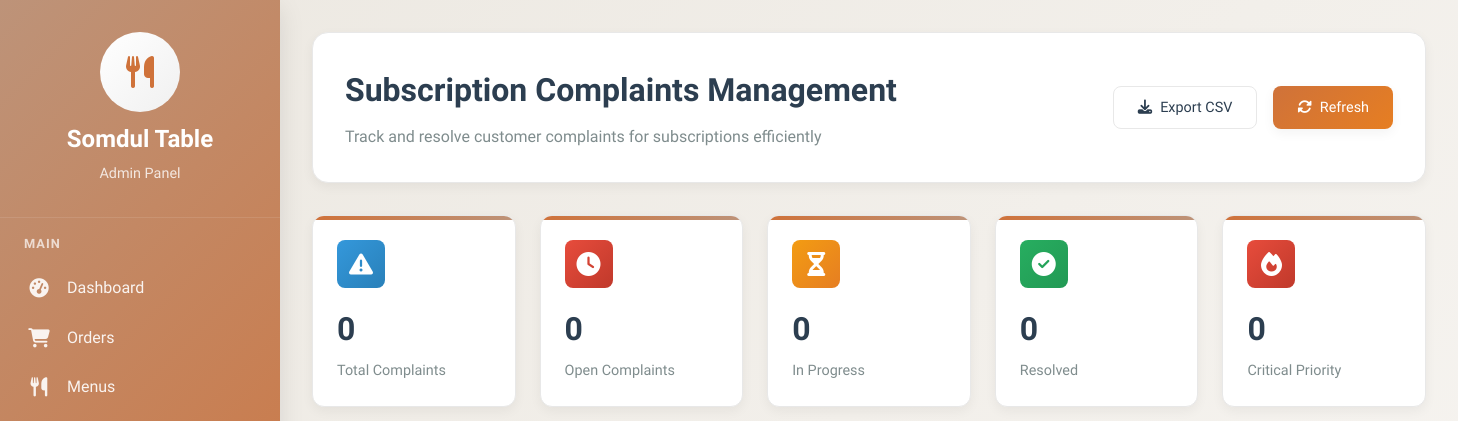
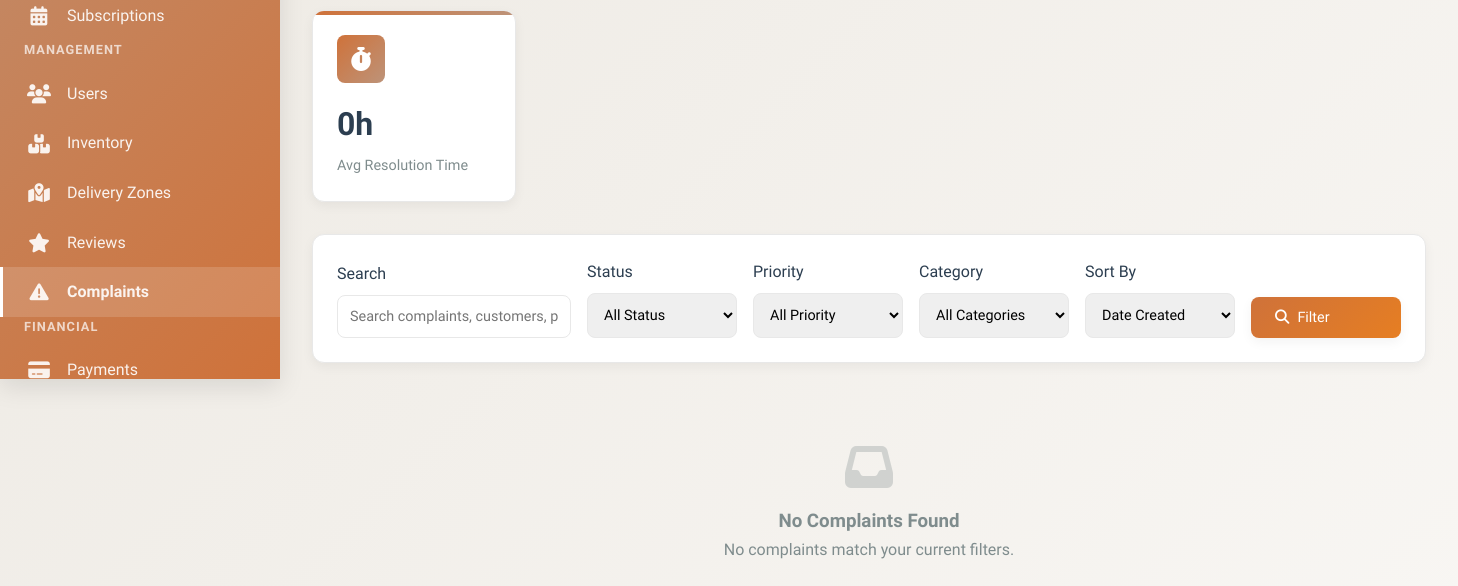
/KruaThai/admin/complaints.php (signed in), run on an earlier commit of the app's database (2 pictures, top to bottom).
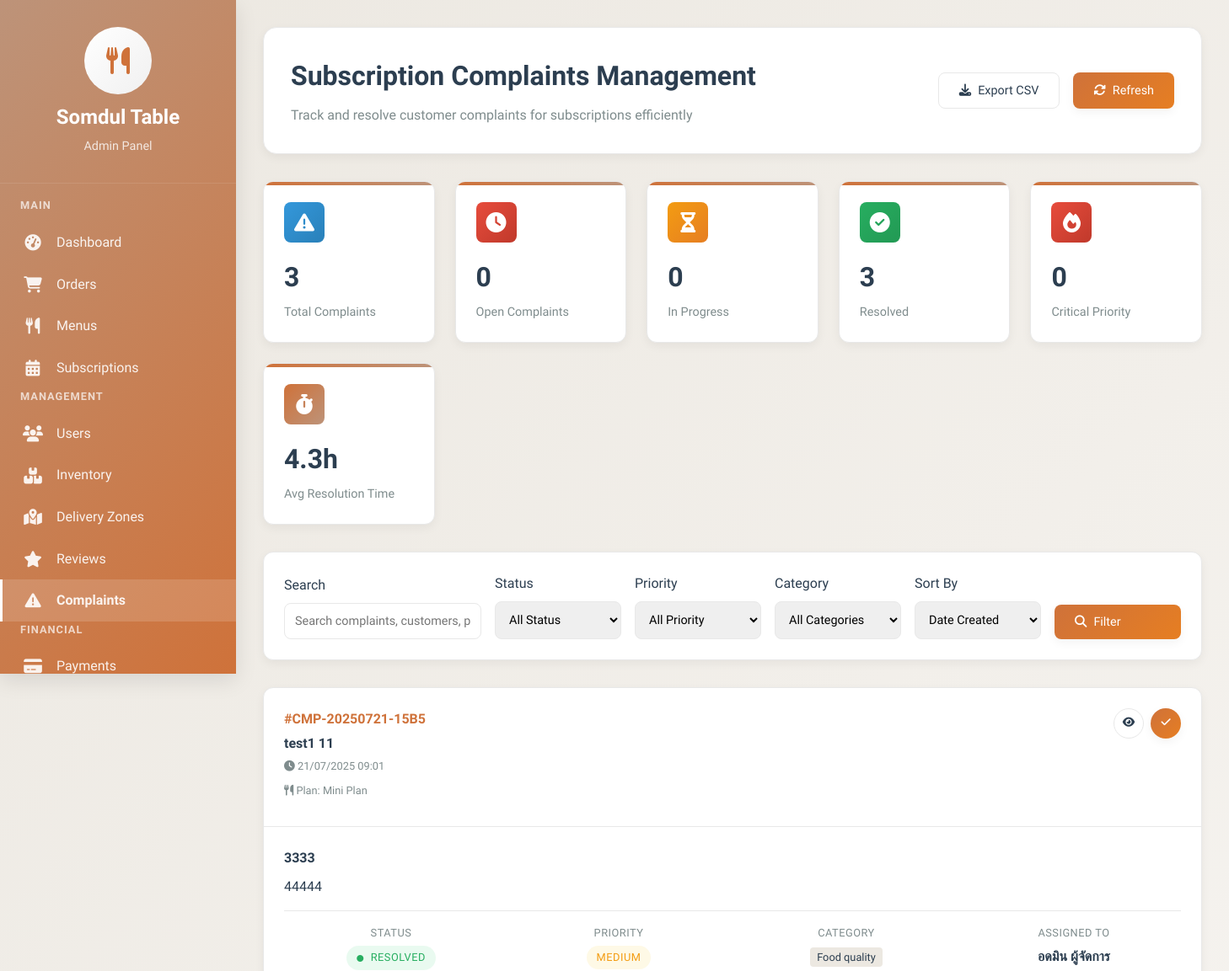
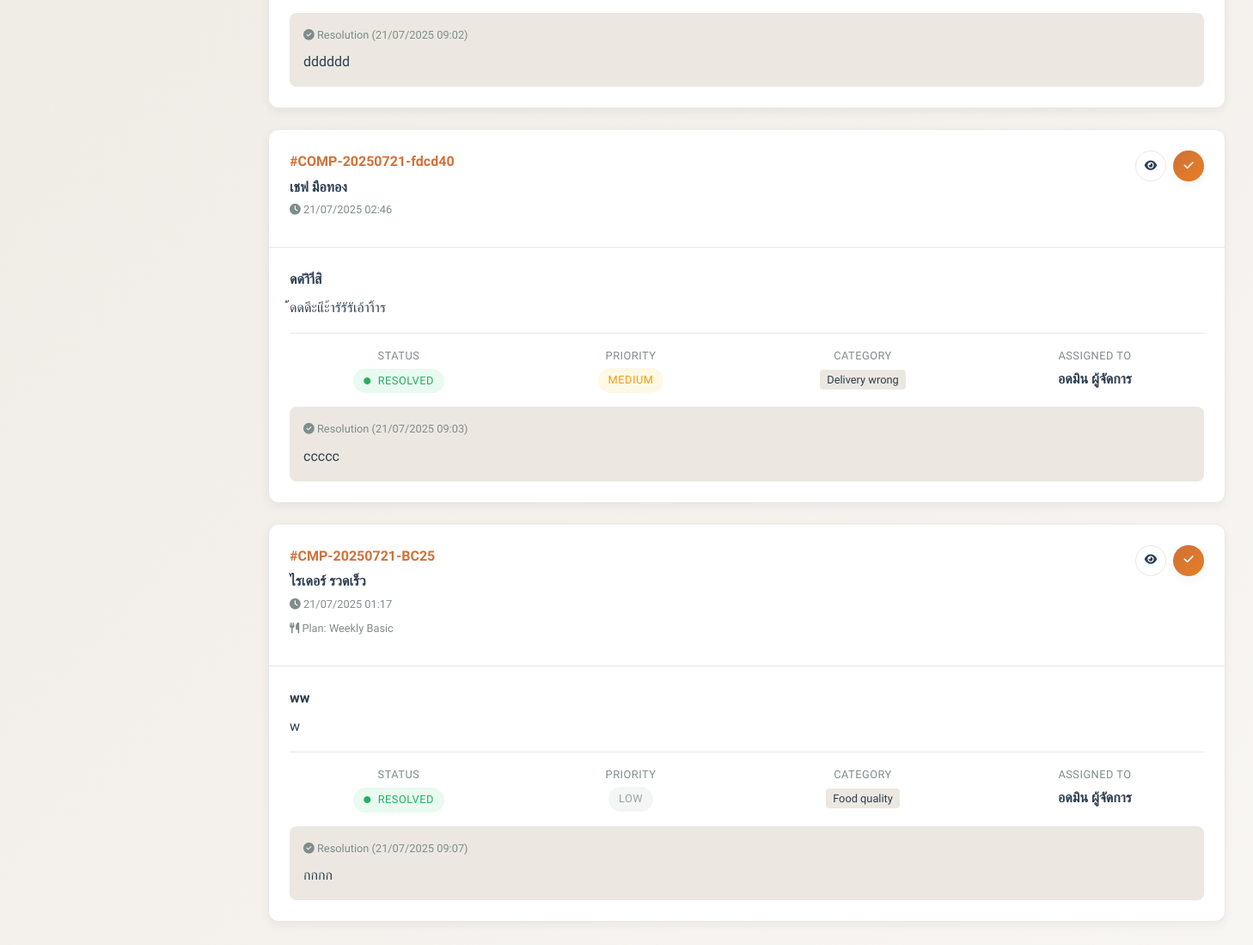
And on a later commit of the database (2 pictures, top to bottom).
### tables this page shows
CREATE TABLE `complaints` (
  `id` char(36) NOT NULL,
  `complaint_number` varchar(20) NOT NULL,
  `user_id` char(36) NOT NULL,
  `subscription_id` char(36) DEFAULT NULL,
  `category` enum('food_quality','delivery_late','delivery_wrong','missing_items','damaged_package','customer_service','billing','other') NOT NULL,
  `priority` enum('low','medium','high','critical') DEFAULT 'medium',
  `title` varchar(200) NOT NULL,
  `description` text NOT NULL,
  `expected_resolution` text,
  `attachments` longtext,
  `photos` longtext,
  `status` enum('open','in_progress','resolved','closed','escalated') DEFAULT 'open',
  `assigned_to` char(36) DEFAULT NULL,
  `resolution` text,
  `resolution_date` timestamp NULL DEFAULT NULL,
  `last_contact_date` timestamp NULL DEFAULT NULL,
  `follow_up_required` tinyint(1) DEFAULT '0',
  `customer_satisfaction_rating` tinyint(4) DEFAULT NULL,
  `created_at` timestamp NOT NULL DEFAULT CURRENT_TIMESTAMP,
  `updated_at` timestamp NOT NULL DEFAULT CURRENT_TIMESTAMP ON UPDATE CURRENT_TIMESTAMP
);

CREATE TABLE `subscription_plans` (
  `id` char(36) NOT NULL,
  `name` varchar(100) NOT NULL,
  `name_thai` varchar(100) DEFAULT NULL,
  `description` text,
  `plan_type` enum('weekly','monthly','custom') NOT NULL,
  `meals_per_week` int(11) NOT NULL,
  `weeks_duration` int(11) DEFAULT '4',
  `base_price` decimal(8,2) NOT NULL,
  `discount_percentage` decimal(5,2) DEFAULT '0.00',
  `final_price` decimal(8,2) NOT NULL,
  `features` longtext,
  `max_skips_per_week` int(11) DEFAULT '2',
  `advance_ordering_days` int(11) DEFAULT '7',
  `is_active` tinyint(1) DEFAULT '1',
  `is_popular` tinyint(1) DEFAULT '0',
  `sort_order` int(11) DEFAULT '0',
  `created_at` timestamp NOT NULL DEFAULT CURRENT_TIMESTAMP,
  `updated_at` timestamp NOT NULL DEFAULT CURRENT_TIMESTAMP ON UPDATE CURRENT_TIMESTAMP
);

### KruaThai/admin/complaints.php (the view, shortened to what the changed rows need)
<?php
require_once '../config/database.php';
try {
    $sortBy = $_GET['sort'] ?? 'created_at';
    $whereConditions = ['1=1'];
    $params = [];
    $whereClause = implode(' AND ', $whereConditions);
    $stmt = $pdo->prepare("
        SELECT c.*,
               CONCAT(u.first_name, ' ', u.last_name) as customer_name,
               u.email as customer_email,
               s.start_date as subscription_start,
               s.status as subscription_status,
               sp.name as plan_name,
               sp.plan_type,
               CONCAT(assigned.first_name, ' ', assigned.last_name) as assigned_name
        FROM complaints c
        JOIN users u ON c.user_id = u.id
        LEFT JOIN subscriptions s ON c.subscription_id = s.id
        LEFT JOIN subscription_plans sp ON s.plan_id = sp.id
        LEFT JOIN users assigned ON c.assigned_to = assigned.id
        WHERE $whereClause
        ORDER BY c.$sortBy DESC
        LIMIT 50
    ");
    $stmt->execute($params);
    $complaints = $stmt->fetchAll(PDO::FETCH_ASSOC);
    $stmt = $pdo->prepare("
        SELECT
            COUNT(*) as total_complaints,
            SUM(CASE WHEN status = 'open' THEN 1 ELSE 0 END) as open_complaints,
            SUM(CASE WHEN status = 'in_progress' THEN 1 ELSE 0 END) as in_progress_complaints,
            SUM(CASE WHEN status = 'resolved' THEN 1 ELSE 0 END) as resolved_complaints,
            SUM(CASE WHEN priority = 'critical' THEN 1 ELSE 0 END) as critical_complaints,
            AVG(CASE
                WHEN resolution_date IS NOT NULL AND created_at IS NOT NULL
                THEN TIMESTAMPDIFF(HOUR, created_at, resolution_date)
                ELSE NULL
            END) as avg_resolution_time_hours
        FROM complaints
    ");
    $stmt->execute();
    $stats = $stmt->fetch(PDO::FETCH_ASSOC);
} catch (Exception $e) {
    $complaints = [];
    $stats = ['total_complaints' => 0, 'open_complaints' => 0, 'in_progress_complaints' => 0, 'resolved_complaints' => 0, 'critical_complaints' => 0, 'avg_resolution_time_hours' => 0];
    $adminUsers = [];
    error_log("Complaints error: " . $e->getMessage());
}
?>
<!DOCTYPE html>
<html lang="en">
<head>
    <link href="https://cdnjs.cloudflare.com/ajax/libs/font-awesome/6.4.0/css/all.min.css" rel="stylesheet">
</head>
<body>
    <div class="admin-layout">
        <div class="main-content">
            <div class="page-header">
                <div class="header-content">
                    <div>
                        <h1 class="page-title">Subscription Complaints Management</h1>
                    </div>
                </div>
            </div>
            <div class="stats-grid">
                <div class="stat-card">
                    <div class="stat-header">
                        <div class="stat-icon" style="background: linear-gradient(135deg, #3498db, #2980b9);">
                        </div>
                    </div>
                    <div class="stat-value"><?php echo number_format($stats['total_complaints']); ?></div>
                    <div class="stat-label">Total Complaints</div>
                </div>
                <div class="stat-card">
                    <div class="stat-header">
                        <div class="stat-icon" style="background: linear-gradient(135deg, #27ae60, #229954);">
                        </div>
                    </div>
                    <div class="stat-value"><?php echo number_format($stats['resolved_complaints']); ?></div>
                    <div class="stat-label">Resolved</div>
                </div>
                <div class="stat-card">
                    <div class="stat-header">
                        <div class="stat-icon" style="background: linear-gradient(135deg, var(--curry), var(--brown));">
                        </div>
                    </div>
                    <div class="stat-value"><?php echo round($stats['avg_resolution_time_hours'] ?? 0, 1); ?>h</div>
                    <div class="stat-label">Avg Resolution Time</div>
                </div>
            </div>
            <div class="complaints-grid">
                <?php if (empty($complaints)): ?>
                    <div class="text-center" style="padding: 3rem; color: var(--text-gray);">
                        <i class="fas fa-inbox" style="font-size: 3rem; margin-bottom: 1rem; opacity: 0.3;"></i>
                        <h3>No Complaints Found</h3>
                        <p>No complaints match your current filters.</p>
                    </div>
                <?php else: ?>
                    <?php foreach ($complaints as $complaint): ?>
                        <div class="complaint-card">
                            <div class="complaint-header">
                                <div class="complaint-meta">
                                    <div class="complaint-number">#<?php echo htmlspecialchars($complaint['complaint_number']); ?></div>
                                    <div class="complaint-customer"><?php echo htmlspecialchars($complaint['customer_name']); ?></div>
                                    <div class="complaint-date">
                                        <i class="fas fa-clock"></i>
                                        <?php echo date('d/m/Y H:i', strtotime($complaint['created_at'])); ?>
                                    </div>
                                    <?php if ($complaint['plan_name']): ?>
                                        <div class="complaint-date">
                                            <i class="fas fa-utensils"></i>
                                            Plan: <?php echo htmlspecialchars($complaint['plan_name']); ?>
                                        </div>
                                    <?php endif; ?>
                                </div>
                                <div class="complaint-actions">
                                    <button type="button" class="btn btn-sm btn-secondary btn-icon"
                                            onclick="viewComplaint('<?php echo $complaint['id']; ?>')"
                                            title="View Details">
                                        <i class="fas fa-eye"></i>
                                    </button>
                                    <button type="button" class="btn btn-sm btn-primary btn-icon"
                                            onclick="resolveComplaint('<?php echo $complaint['id']; ?>')"
                                            title="Add Resolution">
                                        <i class="fas fa-check"></i>
                                    </button>
                                </div>
                            </div>
                            <div class="complaint-body">
                                <div class="complaint-title"><?php echo htmlspecialchars($complaint['title']); ?></div>
                                <div class="complaint-content">
                                    <?php echo nl2br(htmlspecialchars(substr($complaint['description'], 0, 200))); ?>
                                </div>
                                <div class="complaint-details">
                                    <div class="complaint-detail">
                                        <div class="complaint-detail-label">Status</div>
                                        <div class="complaint-detail-value">
                                            <span class="status-badge status-<?php echo $complaint['status']; ?>">
                                                <i class="fas fa-circle" style="font-size: 0.5rem;"></i>
                                                <?php echo ucfirst(str_replace('_', ' ', $complaint['status'])); ?>
                                            </span>
                                        </div>
                                    </div>
                                    <div class="complaint-detail">
                                        <div class="complaint-detail-label">Priority</div>
                                        <div class="complaint-detail-value">
                                            <span class="status-badge priority-<?php echo $complaint['priority']; ?>">
                                                <?php echo ucfirst($complaint['priority']); ?>
                                            </span>
                                        </div>
                                    </div>
                                    <div class="complaint-detail">
                                        <div class="complaint-detail-label">Category</div>
                                        <div class="complaint-detail-value">
                                            <span class="category-badge">
                                                <?php echo ucfirst(str_replace('_', ' ', $complaint['category'])); ?>
                                            </span>
                                        </div>
                                    </div>
                                    <div class="complaint-detail">
                                        <div class="complaint-detail-label">Assigned To</div>
                                        <div class="complaint-detail-value">
                                            <?php echo $complaint['assigned_name'] ?: 'Unassigned'; ?>
                                        </div>
                                    </div>
                                </div>
                                <?php if ($complaint['resolution']): ?>
                                    <div class="resolution">
                                        <div class="resolution-header">
                                            <i class="fas fa-check-circle"></i>
                                            Resolution (<?php echo date('d/m/Y H:i', strtotime($complaint['resolution_date'])); ?>)
                                        </div>
                                        <div class="resolution-content">
                                            <?php echo nl2br(htmlspecialchars($complaint['resolution'])); ?>
                                        </div>
                                    </div>
                                <?php endif; ?>
                            </div>
                        </div>
                    <?php endforeach; ?>
                <?php endif; ?>
            </div>
        </div>
    </div>
</body>
</html>

What changed in the data, as far as the page shows it:
added complaints: complaint_number "CMP-20250721-15B5", customer_name "test1 11", created_at "21/07/2025 09:01", subscription_plans.name "Mini Plan", title "3333", description "44444", status "RESOLVED", priority "MEDIUM", category "Food quality", assigned_name "อดมิน ผู้จัดการ", resolution_date "21/07/2025 09:02", resolution "dddddd"
added complaints: complaint_number "COMP-20250721-fdcd40", customer_name "เชฟ มือทอง", created_at "21/07/2025 02:46", title "ดด่าิา่ิสิ", description "้้ดดดีะแีะ้ารัรัรัเอ้าา้ิาร", status "RESOLVED", priority "MEDIUM", category "Delivery wrong", assigned_name "อดมิน ผู้จัดการ", resolution_date "21/07/2025 09:03", resolution "ccccc"
added complaints: complaint_number "CMP-20250721-BC25", customer_name "ไรเดอร์ รวดเร็ว", created_at "21/07/2025 01:17", subscription_plans.name "Weekly Basic", title "ww", description "w", status "RESOLVED", priority "LOW", category "Food quality", assigned_name "อดมิน ผู้จัดการ", resolution_date "21/07/2025 09:07", resolution "กกกก"
Also different on the page:
$stats['total_complaints']: "0" → "3"
$stats['resolved_complaints']: "0" → "3"
$stats['avg_resolution_time_hours']: "0" → "4.3"
text no longer shown: "No Complaints Found No complaints match your current filters."
